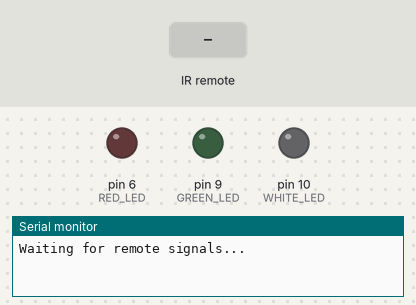
The sketch below on a simulated Arduino Uno, built with avr-gcc and run on an emulated ATmega328P. Shown: output pins drawn as LEDs (lit = HIGH), the last lines printed to the serial monitor. Dashed ring = blinking. The test bench sets the inputs (shaded band).

Above: at 1.2 s.
1.3 s: infrared code 0xE31CFF00 received
At 1.5 s:
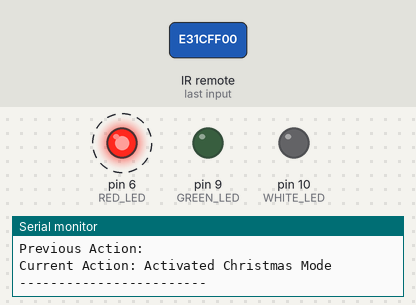
4.3 s: infrared code 0xF708FF00 received
At 4.8 s:
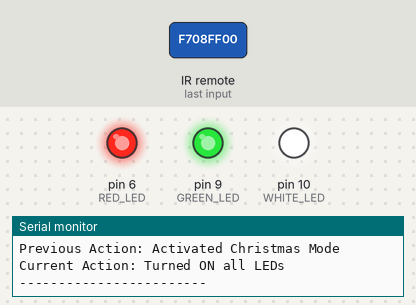
5.8 s: infrared code 0xBD42FF00 received
8.8 s: infrared code 0xF30CFF00 received
10.3 s: infrared code 0xE718FF00 received
At 11.5 s:
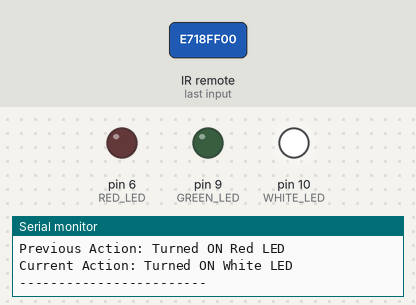
11.8 s: infrared code 0xA15EFF00 received
At 12.9 s:
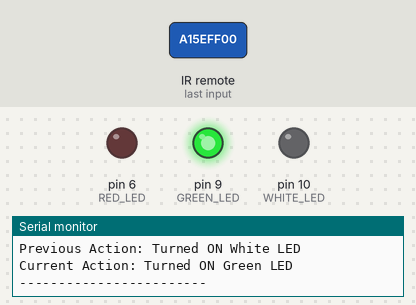
Timing chart, 0 to 14.3 s (numbered marks = the images above; inputs shaded):
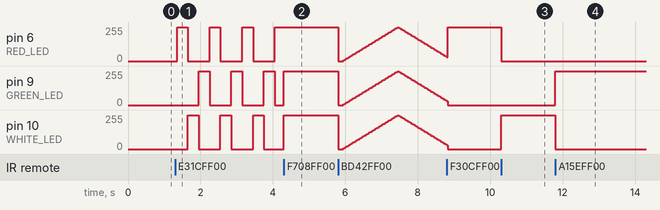

Measured:
- after the input at 1.3 s, pin 6 (RED_LED): alternates 255/255 for 0.30 s and 0/255 for 0.60 s, starting after 0.05 s; pin 9 (GREEN_LED): alternates 255/255 for 0.30 s and 0/255 for 0.60 s, starting after 0.65 s; pin 10 (WHITE_LED): alternates 255/255 for 0.30 s and 0/255 for 0.60 s, starting after 0.35 s
- after the input at 4.3 s, pin 6 (RED_LED): stays 255/255 (without the input it goes to 0/255 after 0.05 s)
- after the input at 10.3 s, pin 6 (RED_LED): 255/255 → 0/255 at once; pin 10 (WHITE_LED): 0/255 → 255/255 at once
- after the input at 11.8 s, pin 9 (GREEN_LED): 0/255 → 255/255 at once; pin 10 (WHITE_LED): 255/255 → 0/255 at once

The sketch:

ArduinoIRLeds_copy_20250110134740.ino
```cpp
#include <IRremote.h> // Include the IRremote library

#define RECV_PIN 7    // Pin for the IR receiver
#define RED_LED 6     // Pin for the red LED (supports PWM)
#define WHITE_LED 10  // Pin for the white LED (supports PWM)
#define GREEN_LED 9   // Pin for the green LED (supports PWM)

// Define the HEX codes for each button
#define OFF 0xE916FF00       // Button 0 (OFF)
#define RED 0xF30CFF00       // Button 1 (RED)
#define WHITE 0xE718FF00     // Button 2 (WHITE)
#define GREEN 0xA15EFF00     // Button 3 (GREEN)
#define ALL_ON 0xF708FF00    // Button 4 (ALL ON)
#define CHRISTMAS 0xE31CFF00 // Button 5 (CHRISTMAS mode)
#define BLINK 0xA55AFF00     // Button 6 (BLINK mode)
#define FADE 0xBD42FF00      // Button 7 (FADE mode)
#define UP 0xF609FF00        // UP arrow (increase speed)
#define DOWN 0xF807FF00      // DOWN arrow (decrease speed)

int activeMode = -1;      // Tracks the current mode (-1 = no active mode)
String currentAction = ""; // Description of the current action
String pastAction = "";    // Description of the previous action

// Speed settings for Fade and Blink modes
int fadeSpeed = 30;        // Initial speed for Fade mode (ms per step)
int blinkSpeed = 500;      // Initial speed for Blink mode (ms per state change)
const int minSpeed = 10;   // Minimum speed (lower bound for delay)
const int maxSpeed = 1000; // Maximum speed (upper bound for delay)

void setup() {
  pinMode(RED_LED, OUTPUT);
  pinMode(WHITE_LED, OUTPUT);
  pinMode(GREEN_LED, OUTPUT);

  Serial.begin(9600);
  Serial.println("Waiting for remote signals...");
  IrReceiver.begin(RECV_PIN, ENABLE_LED_FEEDBACK); // Initialize the IR receiver
}

void loop() {
  if (IrReceiver.decode())
  {
    unsigned long command = IrReceiver.decodedIRData.decodedRawData;

    // Map the command to the corresponding button
    String buttonPressed = getButtonName(command);

    // Adjust speed for Fade and Blink modes
    if (command == UP) {
      pastAction = currentAction;
      increaseSpeed();
      currentAction = "Increased speed";
      printAction(buttonPressed);
      IrReceiver.resume();
      return;
    } else if (command == DOWN) {
      pastAction = currentAction;
      decreaseSpeed();
      currentAction = "Decreased speed";
      printAction(buttonPressed);
      IrReceiver.resume();
      return;
    }

    // Check if the same mode is selected
    if (getModeFromCommand(command) == activeMode) {
      stopActiveMode();
      activeMode = -1;
      currentAction = "Stopped active mode";
      printAction(buttonPressed);
      IrReceiver.resume();
      return;
    }

    // If an unknown command is received, keep the current mode
    if (getModeFromCommand(command) == -1) {
      currentAction = "Unknown command received, maintaining current mode";
      printAction(buttonPressed);
      IrReceiver.resume();
      return;
    }

    // Stop the current mode before switching to a new one
    stopActiveMode();

    // Activate the new mode based on the received command
    pastAction = currentAction;
    activeMode = getModeFromCommand(command);
    switch (activeMode) {
      case 0:
        currentAction = "Turned OFF all LEDs";
        turnOffAll();
        break;
      case 1:
        currentAction = "Turned ON Red LED";
        turnOnRed();
        break;
      case 2:
        currentAction = "Turned ON White LED";
        turnOnWhite();
        break;
      case 3:
        currentAction = "Turned ON Green LED";
        turnOnGreen();
        break;
      case 4:
        currentAction = "Turned ON all LEDs";
        turnOnAll();
        break;
      case 5:
        currentAction = "Activated Christmas Mode";
        break;
      case 6:
        currentAction = "Activated Blink Mode";
        break;
      case 7:
        currentAction = "Activated Fade Mode";
        break;
      default:
        currentAction = "Unknown command";
        break;
    }

    printAction(buttonPressed);
    IrReceiver.resume(); // Prepare the receiver for the next signal
  }

  // Execute the active mode
  if (activeMode == 5) {
    christmasMode();
  } else if (activeMode == 6) {
    blinkMode();
  } else if (activeMode == 7) {
    fadeMode();
  }
}


void printAction(String buttonPressed) {
  Serial.print("Command: ");
  Serial.println(buttonPressed);
  Serial.print("Previous Action: ");
  Serial.println(pastAction);
  Serial.print("Current Action: ");
  Serial.println(currentAction);

  if (activeMode == 6) { // Blink mode
    Serial.print("Blink Speed: ");
    Serial.print(blinkSpeed);
    Serial.print(" ms (Min: ");
    Serial.print(minSpeed);
    Serial.print(" ms, Max: ");
    Serial.print(maxSpeed);
    Serial.println(" ms)");
  } else if (activeMode == 7) { // Fade mode
    Serial.print("Fade Speed: ");
    Serial.print(fadeSpeed);
    Serial.print(" ms (Min: ");
    Serial.print(minSpeed);
    Serial.print(" ms, Max: ");
    Serial.print(maxSpeed);
    Serial.println(" ms)");
  }

  Serial.println("------------------------");
}

String getButtonName(unsigned long command) {
  switch (command) {
    case OFF: return "0 (OFF)";
    case RED: return "1 (Red)";
    case WHITE: return "2 (White)";
    case GREEN: return "3 (Green)";
    case ALL_ON: return "4 (All On)";
    case CHRISTMAS: return "5 (Christmas Mode)";
    case BLINK: return "6 (Blink Mode)";
    case FADE: return "7 (Fade Mode)";
    case UP: return "UP (Increase Speed)";
    case DOWN: return "DOWN (Decrease Speed)";
    default: return "Unknown";
  }
}

// Map a command to its corresponding mode
int getModeFromCommand(unsigned long command) {
  switch (command) {
    case OFF: return 0;
    case RED: return 1;
    case WHITE: return 2;
    case GREEN: return 3;
    case ALL_ON: return 4;
    case CHRISTMAS: return 5;
    case BLINK: return 6;
    case FADE: return 7;
    default: return -1;
  }
}

void stopActiveMode() {
  analogWrite(RED_LED, 0);
  analogWrite(WHITE_LED, 0);
  analogWrite(GREEN_LED, 0);
}

void turnOffAll() { analogWrite(RED_LED, 0); analogWrite(WHITE_LED, 0); analogWrite(GREEN_LED, 0); }
void turnOnRed() { analogWrite(RED_LED, 255); analogWrite(WHITE_LED, 0); analogWrite(GREEN_LED, 0); }
void turnOnWhite() { analogWrite(RED_LED, 0); analogWrite(WHITE_LED, 255); analogWrite(GREEN_LED, 0); }
void turnOnGreen() { analogWrite(RED_LED, 0); analogWrite(WHITE_LED, 0); analogWrite(GREEN_LED, 255); }
void turnOnAll() { analogWrite(RED_LED, 255); analogWrite(WHITE_LED, 255); analogWrite(GREEN_LED, 255); }

void christmasMode() {
  static unsigned long lastChange = 0;
  static int step = 0;

  if (millis() - lastChange >= 300) {
    lastChange = millis();

    switch (step) {
      case 0:
        analogWrite(RED_LED, 255);
        analogWrite(WHITE_LED, 0);
        analogWrite(GREEN_LED, 0);
        break;
      case 1:
        analogWrite(RED_LED, 0);
        analogWrite(WHITE_LED, 255);
        analogWrite(GREEN_LED, 0);
        break;
      case 2:
        analogWrite(RED_LED, 0);
        analogWrite(WHITE_LED, 0);
        analogWrite(GREEN_LED, 255);
        break;
    }

    step = (step + 1) % 3;
  }
}

void blinkMode() {
  static unsigned long lastBlink = 0;
  static bool isOn = false;

  if (millis() - lastBlink >= blinkSpeed) {
    lastBlink = millis();
    isOn = !isOn;

    if (isOn) {
      turnOnAll();
    } else {
      turnOffAll();
    }
  }
}

void fadeMode() {
  static int brightness = 0;
  static int step = 5;
  static bool fadingOut = false;

  analogWrite(RED_LED, brightness);
  analogWrite(WHITE_LED, brightness);
  analogWrite(GREEN_LED, brightness);

  brightness += fadingOut ? -step : step;

  if (brightness <= 0 || brightness >= 255) {
    fadingOut = !fadingOut;
  }

  delay(fadeSpeed);
}

void increaseSpeed() {
  if (activeMode == 6 && blinkSpeed > minSpeed) {
    blinkSpeed -= 10;
  } else if (activeMode == 7 && fadeSpeed > minSpeed) {
    fadeSpeed -= 10;
  }
}

void decreaseSpeed() {
  if (activeMode == 6 && blinkSpeed < maxSpeed) {
    blinkSpeed += 10;
  } else if (activeMode == 7 && fadeSpeed < maxSpeed) {
    fadeSpeed += 10;
  }
}
```
